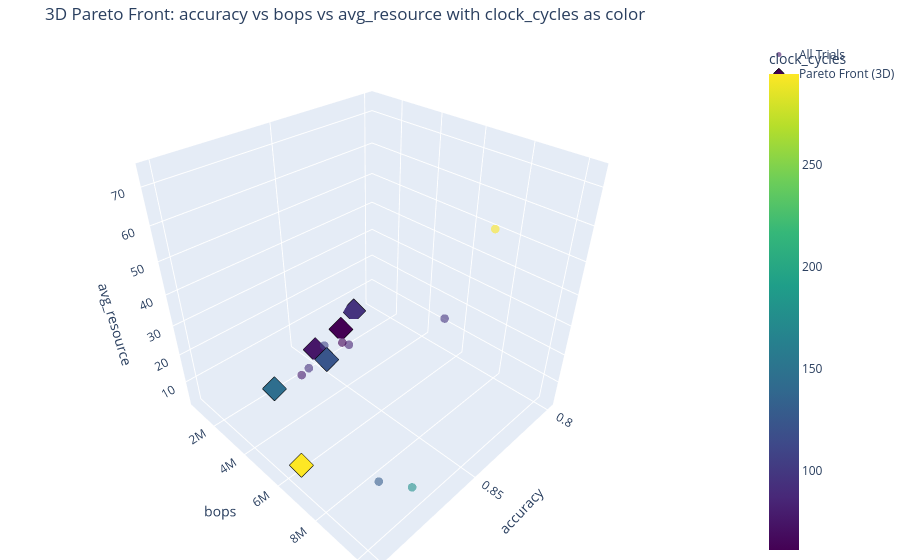

Write notebook code for a chart like this one.
### Code cell
# --- Analyze Results for Part 1 ---
print("\n" + "="*50)
print("ANALYZING MLP HARDWARE-AWARE RESULTS")
print("="*50)

results_df_mlp = searcher_mlp.get_results_dataframe()

if not results_df_mlp.empty:
    print("\nMLP Search Summary:")
    print(f"Total trials: {len(results_df_mlp)}")
    print(f"Best Accuracy: {results_df_mlp['accuracy'].max():.4f}")
    
    print("\n--- Visualizing Hardware-Aware Pareto Fronts ---")
    plot_pareto_fronts(results_df_mlp, OBJECTIVE_INFO_HW, save_dir=searcher_mlp.results_dir)
    
    if len(OBJECTIVE_NAMES_HW) >= 4:
        print("\n--- Generating 3D Pareto Front Heatmap ---")
        plot_3d_pareto_front_heatmap(results_df_mlp, OBJECTIVE_INFO_HW, save_dir=searcher_mlp.results_dir)
    
    print(f"\nMLP search plots saved to: {searcher_mlp.results_dir}")
else:
    print("MLP search did not yield any results.")

### Figure 1 — Plotly figure (JSON) as saved in the notebook; plotly's stock layout.template omitted (floating-point values rounded to 4 significant figures)
{"data": [{"hoverinfo": "text+x+y+z", "marker": {"color": [74.48, 103.5, 179.1, 95.52, 107.6, 77.32, 128.9, 93.47, 82.14, 78.76, 294.6, 83.26, 60.91, 84.94, 76.26], "colorbar": {"title": {"text": "clock_cycles"}}, "colorscale": [[0, "#440154"], [0.1111, "#482878"], [0.2222, "#3e4989"], [0.3333, "#31688e"], [0.4444, "#26828e"], [0.5556, "#1f9e89"], [0.6667, "#35b779"], [0.7778, "#6ece58"], [0.8889, "#b5de2b"], [1, "#fde725"]], "opacity": 0.6, "size": 5}, "mode": "markers", "name": "All Trials", "text": ["Trial 0", "Trial 1", "Trial 2", "Trial 3", "Trial 4", "Trial 5", "Trial 6", "Trial 7", "Trial 8", "Trial 9", "Trial 10", "Trial 11", "Trial 12", "Trial 13", "Trial 14"], "type": "scatter3d", "x": [0.8272, 0.9016, 0.8829, 0.7988, 0.8445, 0.8658, 0.8911, 0.8617, 0.8486, 0.8121, 0.8529, 0.8383, 0.8386, 0.8779, 0.8462], "y": [1293000.0, 7053000.0, 10330000.0, 5115000.0, 2028000.0, 2938000.0, 9636000.0, 2938000.0, 2602000.0, 646600.0, 10330000.0, 2969000.0, 2584000.0, 2584000.0, 1573000.0], "z": [3.527, 13.66, 15.4, 12.38, 6.452, 7.603, 17.88, 8.545, 5.008, 3.312, 73.55, 8.317, 7.695, 5.987, 3.605]}, {"hoverinfo": "text+x+y+z", "marker": {"color": [74.48, 103.5, 82.14, 78.76, 84.94, 76.26], "colorscale": [[0, "#440154"], [0.1111, "#482878"], [0.2222, "#3e4989"], [0.3333, "#31688e"], [0.4444, "#26828e"], [0.5556, "#1f9e89"], [0.6667, "#35b779"], [0.7778, "#6ece58"], [0.8889, "#b5de2b"], [1, "#fde725"]], "line": {"color": "black", "width": 1}, "size": 8, "symbol": "diamond"}, "mode": "markers", "name": "Pareto Front (3D)", "text": ["Trial 0", "Trial 1", "Trial 8", "Trial 9", "Trial 13", "Trial 14"], "type": "scatter3d", "x": [0.8272, 0.9016, 0.8486, 0.8121, 0.8779, 0.8462], "y": [1293000.0, 7053000.0, 2602000.0, 646600.0, 2584000.0, 1573000.0], "z": [3.527, 13.66, 5.008, 3.312, 5.987, 3.605]}], "layout": {"margin": {"b": 0, "l": 0, "r": 0, "t": 40}, "scene": {"xaxis": {"title": {"text": "accuracy"}}, "yaxis": {"title": {"text": "bops"}}, "zaxis": {"title": {"text": "avg_resource"}}}, "title": {"text": "3D Pareto Front: accuracy vs bops vs avg_resource with clock_cycles as color"}}}
